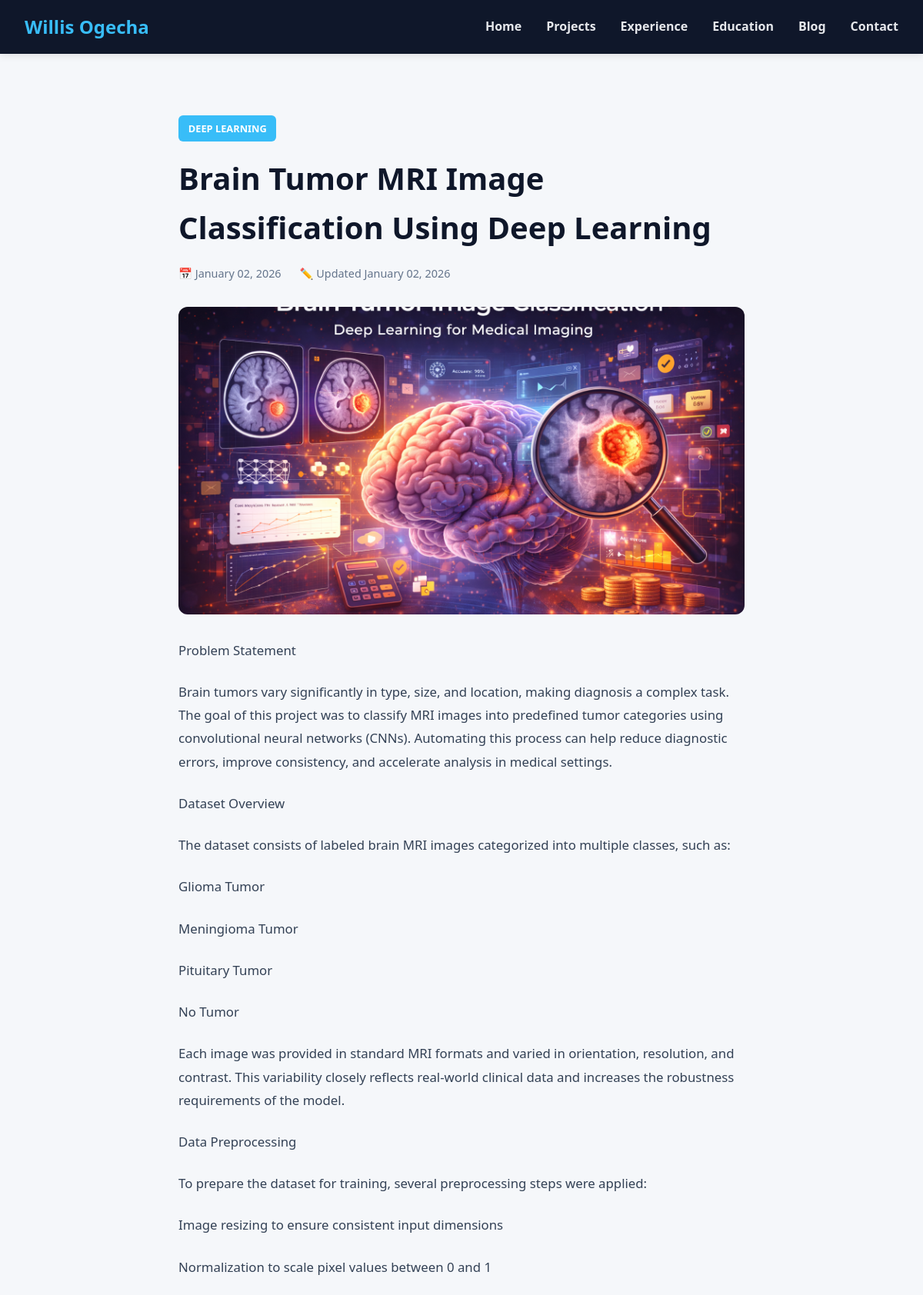
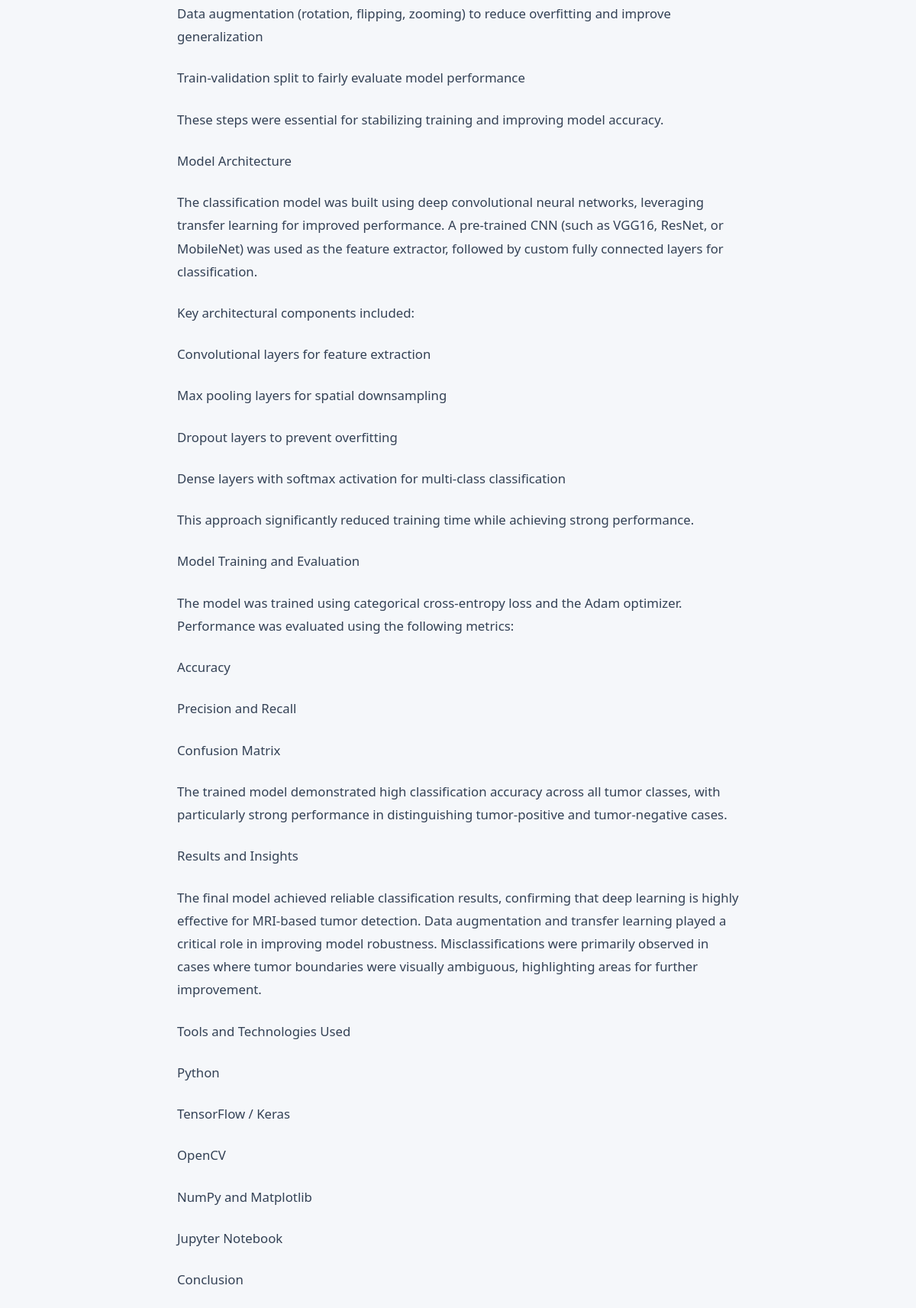
The app's page /blog/brain-tumor-mri-image-classification-using-deep-le/ (upper part) with its own data (2 pictures, top to bottom).
### blog/models.py (models this page shows, shortened)
class BlogPost(models.Model):
    title = models.CharField(max_length=200)
    slug = models.SlugField(unique=True, blank=True)
    cover_image = models.ImageField(upload_to='blog/', blank=True, null=True)
    excerpt = models.TextField(max_length=300, help_text="Short summary for preview")
    content = models.TextField()
    category = models.CharField(max_length=100, blank=True)
    tags = models.CharField(max_length=200, blank=True, help_text="Comma-separated tags")
    published = models.BooleanField(default=False)
    created_at = models.DateTimeField(auto_now_add=True)
    updated_at = models.DateTimeField(auto_now=True)
    class Meta:
        ordering = ['-created_at']
    def get_tags_list(self):
        return [tag.strip() for tag in self.tags.split(',') if tag.strip()]

### blog/views.py (the view)
# urls.py: path('<slug:slug>/', views.blog_detail, name='blog_detail'),
def blog_detail(request, slug):
    post = get_object_or_404(BlogPost, slug=slug, published=True)
    return render(request, 'blog/blog_detail.html', {
        'post': post
    })

### main/context_processors.py (called while the page is built)
def site_settings(request):
    settings = SiteSettings.objects.first()
    return {
        'site_settings': settings
    }

### templates/blog/blog_detail.html (shortened to what this page needs)
{% extends "base.html" %}
{% load static %}
{% block content %}
<article class="blog-post-detail">
    <div class="blog-post-header">
        {% if post.category %}
        <span class="blog-category">{{ post.category }}</span>
        {% endif %}
        <h1>{{ post.title }}</h1>
        <div class="blog-post-meta">
            <span>📅 {{ post.created_at|date:"F d, Y" }}</span>
            {% if post.updated_at != post.created_at %}
            <span>✏️ Updated {{ post.updated_at|date:"F d, Y" }}</span>
            {% endif %}
        </div>
    </div>
    {% if post.cover_image %}
    <div class="blog-post-image">
        <img src="{{ post.cover_image.url }}" alt="{{ post.title }}">
    </div>
    {% endif %}
    <div class="blog-post-content">
        {{ post.content|linebreaks }}
    </div>
</article>
{% endblock %}

### static/css/style.css (style rules this page uses)
* { margin: 0; padding: 0; box-sizing: border-box; }
body { font-family: "Segoe UI", Roboto, Helvetica, Arial, sans-serif; line-height: 1.6; background-color: #f5f7fa; color: #222; }
h1, h2, h3 { margin-bottom: 1rem; color: #0f172a; }
p { margin-bottom: 1rem; color: #334155; }
.blog-category { display: inline-block; padding: 0.4rem 0.8rem; background: #38bdf8; color: #ffffff; border-radius: 6px; font-size: 0.8rem; font-weight: 600; text-transform: uppercase; margin-bottom: 1rem; width: fit-content; }
.blog-post-detail { max-width: 800px; margin: 3rem auto; padding: 0 2rem; }
.blog-post-header { margin-bottom: 2rem; }
.blog-post-header h1 { font-size: 2.5rem; margin-bottom: 1rem; color: #0f172a; }
.blog-post-meta { display: flex; gap: 1.5rem; font-size: 0.9rem; color: #64748b; margin-bottom: 1rem; }
.blog-post-image { width: 100%; height: 400px; border-radius: 12px; overflow: hidden; margin-bottom: 2rem; }
.blog-post-image img { width: 100%; height: 100%; object-fit: cover; }
.blog-post-content { font-size: 1.05rem; line-height: 1.8; color: #334155; }
.blog-post-content p { margin-bottom: 1.5rem; }

### records on screen
BlogPost: category "DEEP LEARNING", title "Brain Tumor MRI Image Classification Using Deep Learning", created_at "January 02, 2026", updated_at "January 02, 2026", cover_image (picture), content "Problem Statement Brain tumors vary significantly in type, size, and location, making diagnosis a complex task. The goal of this project was to classify MRI images into predefined tumor categories using convolutional neural networks (CNNs). Automating this process can help reduce diagnostic errors, improve consistency, and accelerate analysis in medical settings. Dataset Overview The dataset consists of labeled brain MRI images categorized into multiple classes, such as: Glioma Tumor Meningioma Tumor Pituitary Tumor No Tumor Each image was provided in standard MRI formats and varied in orientation, resolution, and contrast. This variability closely reflects real-world clinical data and…"
